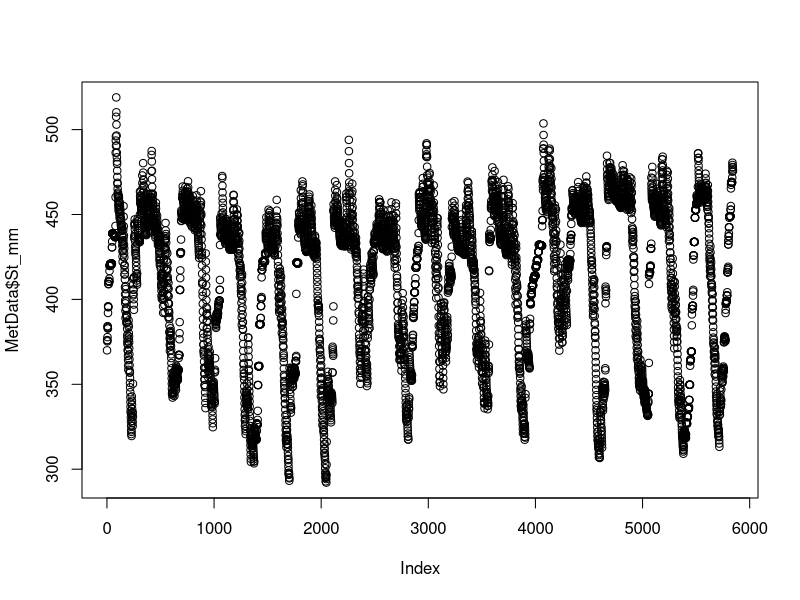
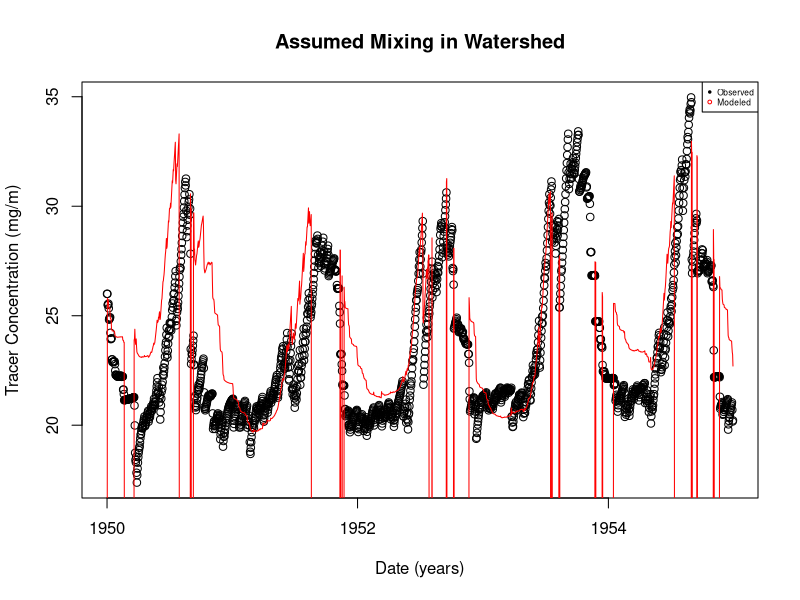
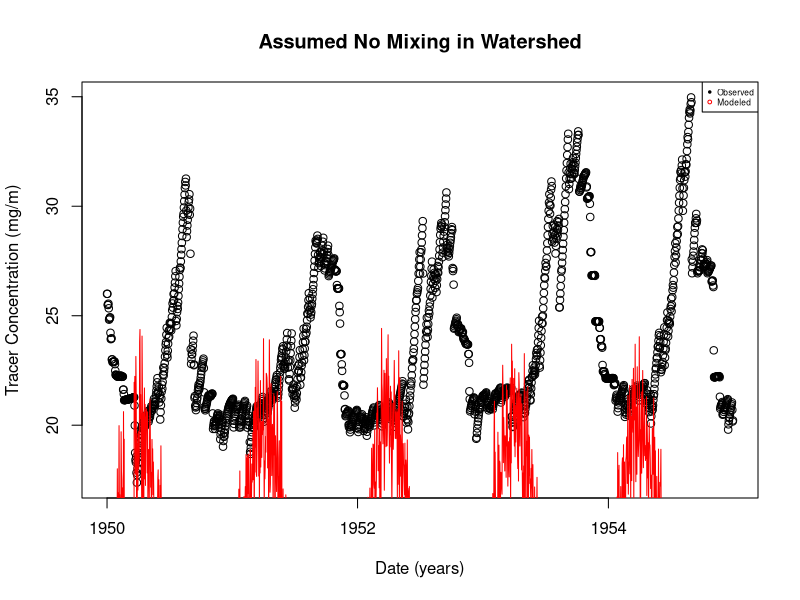
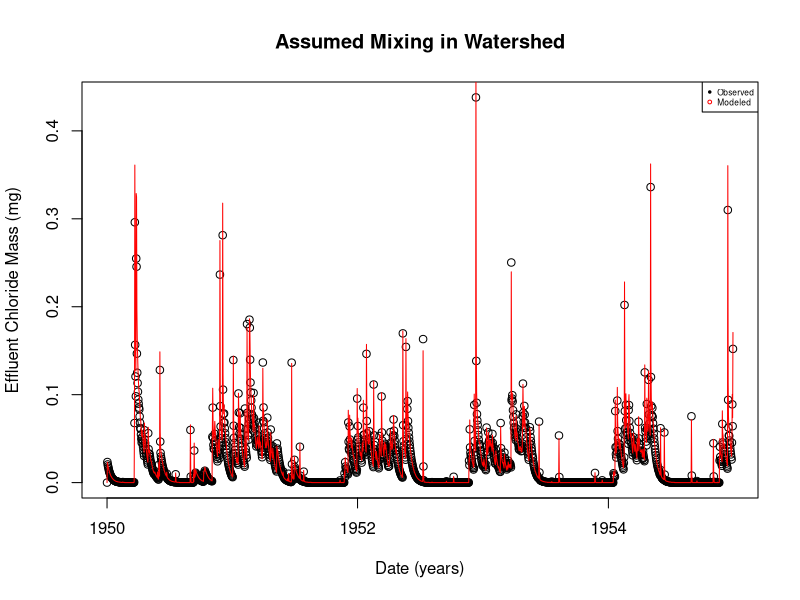
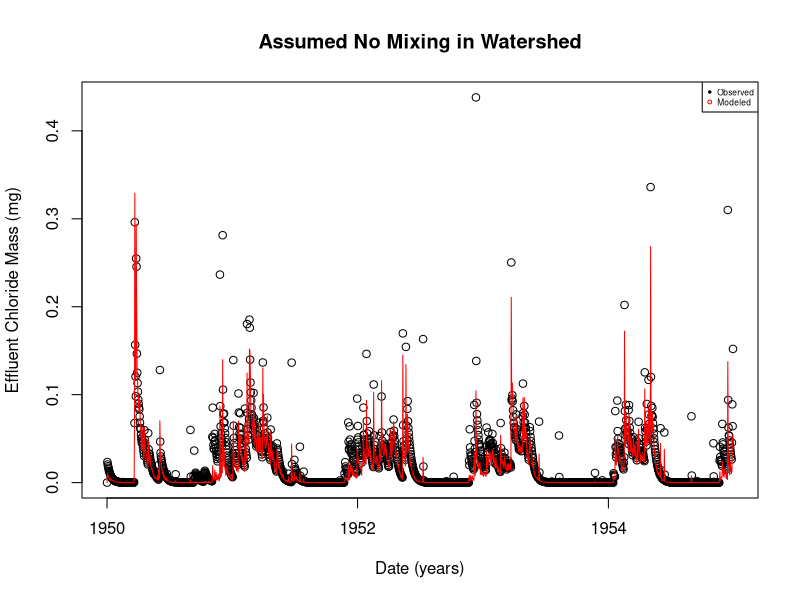
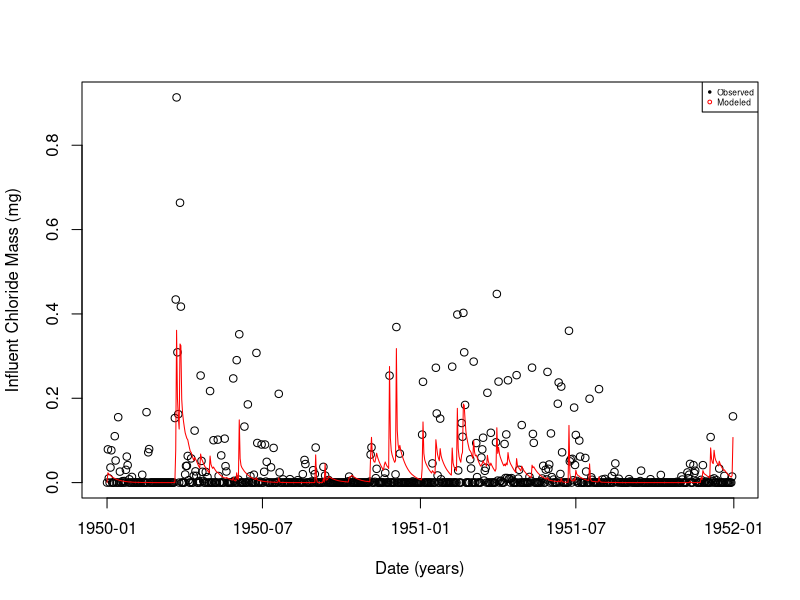
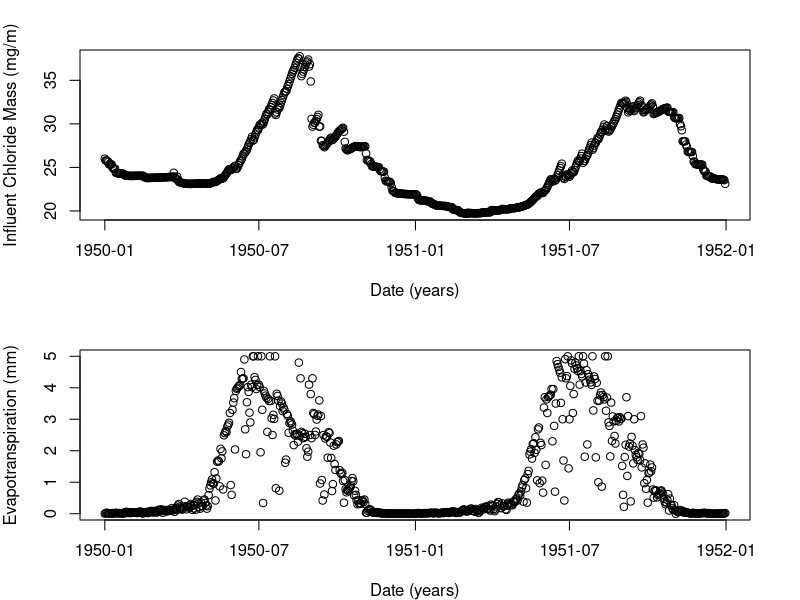

The R script that drew these images, in order:
# Ecohydrology 2018
# In Class Assignment 11

setwd("~/github/Ecohydrology_Modeling")

#Step 1: Read in daily temperature data, convert to SI, add a date field
MetData <- read.csv("MetData_Tracer.csv")
MetData$Date = as.Date(ISOdate(MetData$Year, MetData$Month, MetData$Day))

#Step 2: Construct a Water and Tracer Mass Balance Model
#Step 2a: Compute mass of tracer In (mg)
# Convert precipitation from mm to m
MetData$Precip_m = MetData$Precip_mm / 1000
MetData$Tin_obs_mg = MetData$Cin_mgm * MetData$Precip_m

#Step 2b: Set up the catchment water balance (delta S = Precip - ET - Q)
# Assume an initial catchment storage of 400 mm
# Calculate the mass balance through time
MetData$Q_m = MetData$Q_mm/1000

Si_mm = 370 
Si_m = Si_mm / 1000
MetData$St_mm[1] = Si_mm # initialize with starting condition
for (i in 2:length(MetData$Precip_mm))
{
  MetData$St_mm[i] = MetData$St_mm[i-1] + MetData$Precip_mm[i] - MetData$ET_mm[i] - MetData$Q_mm[i] 
}

MetData$St_m = MetData$St_mm/1000

plot(MetData$St_mm)

#Step 2c: Set up the tracer mass balance (delta C_mass = C_mass_in - C_mass_Q - C_Mass_ET)
# Assume ET removes 0 tracer
# Initial Conditions: average precip concentration is ~ 10 mg / m
# Assume an initial catchment storage tracer concentration of 26 mg / m
# Why are we assuming catchment stored concentration is higher than input concentration?

Ci_mgm = 26
Ti_mg = Ci_mgm * Si_m

# Assume mixing in the catchement
# initialize with starting condition
MetData$Ts_mg = Ti_mg 
MetData$Cs_mgm = MetData$Ts_mg / MetData$St_m
MetData$Tout_mix_mg = MetData$Q_m * MetData$Cs_mgm

for (i in 2:length(MetData$Precip_mm))
{
  MetData$Ts_mg[i] = MetData$Ts_mg[i-1] + (MetData$Precip_m[i]*MetData$Cin_mgm[i]) - MetData$Tout_mix_mg[i-1]  
  MetData$Cs_mgm[i] = MetData$Ts_mg[i] / MetData$St_m[i]
  MetData$Tout_mix_mg[i] = MetData$Q_m[i] * MetData$Cs_mgm[i]
}

# Assume no mixing, calculate Tout_nomix_mg
MetData$Tout_nomix_mg = MetData$Q_m * MetData$Cin_mgm

# Convert Tout values into Cout values
MetData$Cout_mix_mgm = MetData$Tout_mix_mg / MetData$Q_m
MetData$Cout_nomix_mgm = MetData$Tout_nomix_mg / MetData$Q_m

# Replace all NaN for zero flow with 0
MetData[is.na(MetData)] <- 0

# Plot the observed vs simulated values for mass and concentration

# Observed vs simulated values for concentration for mixing and no mixing conditions
plot(MetData$Date[1:(5*365)], MetData$Cout_mgm[1:(5*365)], main = "Assumed Mixing in Watershed", xlab = "Date (years)", ylab = "Tracer Concentration (mg/m)")
lines(MetData$Date[1:(5*365)], MetData$Cout_mix_mgm[1:(5*365)], col = "red")
legend( x= "topright", 
        legend=c("Observed","Modeled"), 
        col=c("black","red"),
        pch=c(20, 21), cex = 0.5)

plot(MetData$Date[1:(5*365)], MetData$Cout_mgm[1:(5*365)], main = "Assumed No Mixing in Watershed", xlab = "Date (years)", ylab = "Tracer Concentration (mg/m)")
lines(MetData$Date[1:(5*365)], MetData$Cout_nomix_mgm[1:(5*365)], col = "red")
legend( x= "topright", 
        legend=c("Observed","Modeled"), 
        col=c("black","red"),
        pch=c(20, 21), cex = 0.5)

# Observed vs simulated values for mass for mixing and no mixing conditions
  # Calculate Tout observed using the Cout and Q
  MetData$Tout_obs_mg = MetData$Cout_mgm * MetData$Q_m

plot(MetData$Date[1:(5*365)], MetData$Tout_obs_mg[1:(5*365)], main = "Assumed Mixing in Watershed", xlab = "Date (years)", ylab = "Effluent Chloride Mass (mg)")
lines(MetData$Date[1:(5*365)], MetData$Tout_mix_mg[1:(5*365)], col = "red")
legend( x= "topright", 
        legend=c("Observed","Modeled"), 
        col=c("black","red"),
        pch=c(20, 21), cex = 0.5)

plot(MetData$Date[1:(5*365)], MetData$Tout_obs_mg[1:(5*365)], main = "Assumed No Mixing in Watershed", xlab = "Date (years)", ylab = "Effluent Chloride Mass (mg)")
lines(MetData$Date[1:(5*365)], MetData$Tout_nomix_mg[1:(5*365)], col = "red")
legend( x= "topright", 
        legend=c("Observed","Modeled"), 
        col=c("black","red"),
        pch=c(20, 21), cex = 0.5)

#Step 4: Using the water and tracer mass balances, go back and re-estimate the initial catchment storage
# The inital guess of 400 mg/m appeared to be too high, so the value was re-estimated to be 370 mg/m
# Both concentration and mass plots show that the assumed mixing in the watershed condition matched the observed data best,
# so the mixing condition is used 

#Step 5: Plot Two years of Chloride mass In and Out # for the mixing condition
#Compare in and out time series
#Which signal has more variability? Why?
plot(MetData$Date[1:(2*365)], MetData$Tin_obs_mg[1:(2*365)], xlab = "Date (years)", ylab = "Influent Chloride Mass (mg)")
lines(MetData$Date[1:(2*365)], MetData$Tout_mix_mg[1:(2*365)], xlab = "Date (years)", ylab = "Effluent Chloride Mass (mg)", col = "red")
legend( x= "topright", 
        legend=c("Observed","Modeled"), 
        col=c("black","red"),
        pch=c(20, 21), cex = 0.5)

#Step 6: Plot two years of catchment Storage chloride concentration (mg / m) and ET
# What effect are we seeing here?
par(mfrow=c(2,1))
par(mar=c(4,4,2.5,2.5))
plot(MetData$Date[1:(2*365)], MetData$Cs_mgm[1:(2*365)], xlab = "Date (years)", ylab = "Influent Chloride Mass (mg/m)")
plot(MetData$Date[1:(2*365)], MetData$ET_mm[1:(2*365)], xlab = "Date (years)", ylab = "Evapotranspiration (mm)")

# we expect to see that as ET increases, concentration increases because the evaporated water is leaving behind a higher concentration of water

#Are watersheds continuously stirred batch reactors?
#This was the classic assumption, but is being challenged and now largely rejected
#Compare our asumptions to those of McMillan et al (2012)